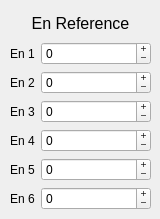
    <widget class="QWidget" name="Direct">
     <attribute name="title">
      <string>Dir en</string>
     </attribute>
     <widget class="QWidget" name="layoutWidget_6">
      <property name="geometry">
       <rect>
        <x>10</x>
        <y>10</y>
        <width>141</width>
        <height>200</height>
       </rect>
      </property>
      <layout class="QVBoxLayout" name="EnRef">
       <property name="spacing">
        <number>6</number>
       </property>
       <item>
        <widget class="QLabel" name="valMinScr_3">
         <property name="font">
          <font>
           <pointsize>12</pointsize>
           <strikeout>false</strikeout>
           <kerning>true</kerning>
          </font>
         </property>
         <property name="text">
          <string>En Reference</string>
         </property>
         <property name="alignment">
          <set>Qt::AlignCenter</set>
         </property>
        </widget>
       </item>
       <item>
        <layout class="QFormLayout" name="formLayout_4">
         <property name="fieldGrowthPolicy">
          <enum>QFormLayout::AllNonFixedFieldsGrow</enum>
         </property>
         <property name="labelAlignment">
          <set>Qt::AlignCenter</set>
         </property>
         <property name="formAlignment">
          <set>Qt::AlignLeading|Qt::AlignLeft|Qt::AlignTop</set>
         </property>
         <item row="0" column="0">
          <widget class="QLabel" name="en1Label_3">
           <property name="text">
            <string>En 1</string>
           </property>
           <property name="buddy">
            <cstring>en1Home</cstring>
           </property>
          </widget>
         </item>
         <item row="0" column="1">
          <widget class="QSpinBox" name="en1Ref">
           <property name="buttonSymbols">
            <enum>QAbstractSpinBox::PlusMinus</enum>
           </property>
           <property name="minimum">
            <number>-99999</number>
           </property>
           <property name="maximum">
            <number>99999</number>
           </property>
          </widget>
         </item>
         <item row="1" column="0">
          <widget class="QLabel" name="en2Label_3">
           <property name="text">
            <string>En 2</string>
           </property>
           <property name="buddy">
            <cstring>en2Home</cstring>
           </property>
          </widget>
         </item>
         <item row="1" column="1">
          <widget class="QSpinBox" name="en2Ref">
           <property name="buttonSymbols">
            <enum>QAbstractSpinBox::PlusMinus</enum>
           </property>
           <property name="minimum">
            <number>-99999</number>
           </property>
           <property name="maximum">
            <number>99999</number>
           </property>
          </widget>
         </item>
         <item row="2" column="0">
          <widget class="QLabel" name="en3Label_3">
           <property name="enabled">
            <bool>true</bool>
           </property>
           <property name="text">
            <string>En 3</string>
           </property>
           <property name="buddy">
            <cstring>en3Home</cstring>
           </property>
          </widget>
         </item>
         <item row="2" column="1">
          <widget class="QSpinBox" name="en3Ref">
           <property name="buttonSymbols">
            <enum>QAbstractSpinBox::PlusMinus</enum>
           </property>
           <property name="minimum">
            <number>-99999</number>
           </property>
           <property name="maximum">
            <number>99999</number>
           </property>
          </widget>
         </item>
         <item row="3" column="0">
          <widget class="QLabel" name="en4Label_3">
           <property name="text">
            <string>En 4</string>
           </property>
           <property name="buddy">
            <cstring>en4Home</cstring>
           </property>
          </widget>
         </item>
         <item row="3" column="1">
          <widget class="QSpinBox" name="en4Ref">
           <property name="buttonSymbols">
            <enum>QAbstractSpinBox::PlusMinus</enum>
           </property>
           <property name="minimum">
            <number>-99999</number>
           </property>
           <property name="maximum">
            <number>99999</number>
           </property>
          </widget>
         </item>
         <item row="4" column="0">
          <widget class="QLabel" name="en5Label_3">
           <property name="text">
            <string>En 5</string>
           </property>
           <property name="buddy">
            <cstring>en5Home</cstring>
           </property>
          </widget>
         </item>
         <item row="4" column="1">
          <widget class="QSpinBox" name="en5Ref">
           <property name="buttonSymbols">
            <enum>QAbstractSpinBox::PlusMinus</enum>
           </property>
           <property name="minimum">
            <number>-99999</number>
           </property>
           <property name="maximum">
            <number>99999</number>
           </property>
          </widget>
         </item>
         <item row="5" column="0">
          <widget class="QLabel" name="en6Label_3">
           <property name="text">
            <string>En 6</string>
           </property>
           <property name="buddy">
            <cstring>en6Home</cstring>
           </property>
          </widget>
         </item>
         <item row="5" column="1">
          <widget class="QSpinBox" name="en6Ref">
           <property name="wrapping">
            <bool>false</bool>
           </property>
           <property name="frame">
            <bool>true</bool>
           </property>
           <property name="buttonSymbols">
            <enum>QAbstractSpinBox::PlusMinus</enum>
           </property>
           <property name="minimum">
            <number>-99999</number>
           </property>
           <property name="maximum">
            <number>99999</number>
           </property>
          </widget>
         </item>
        </layout>
       </item>
      </layout>
     </widget>
    </widget>
